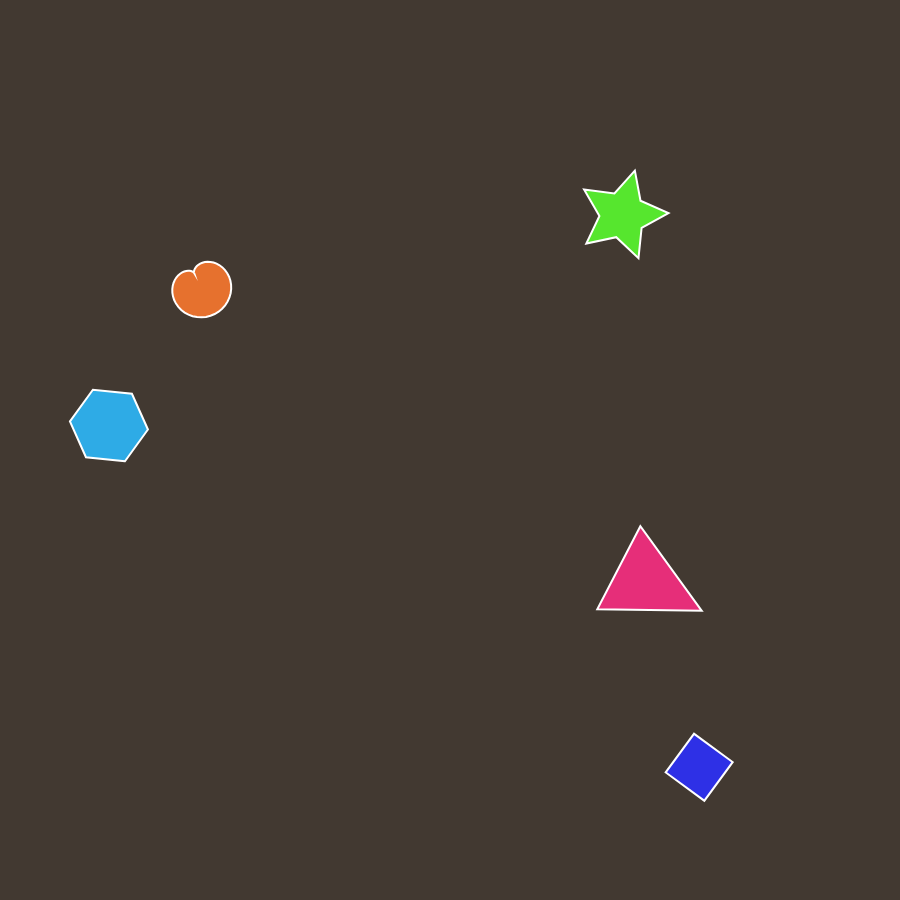
Frame 1 (no input)
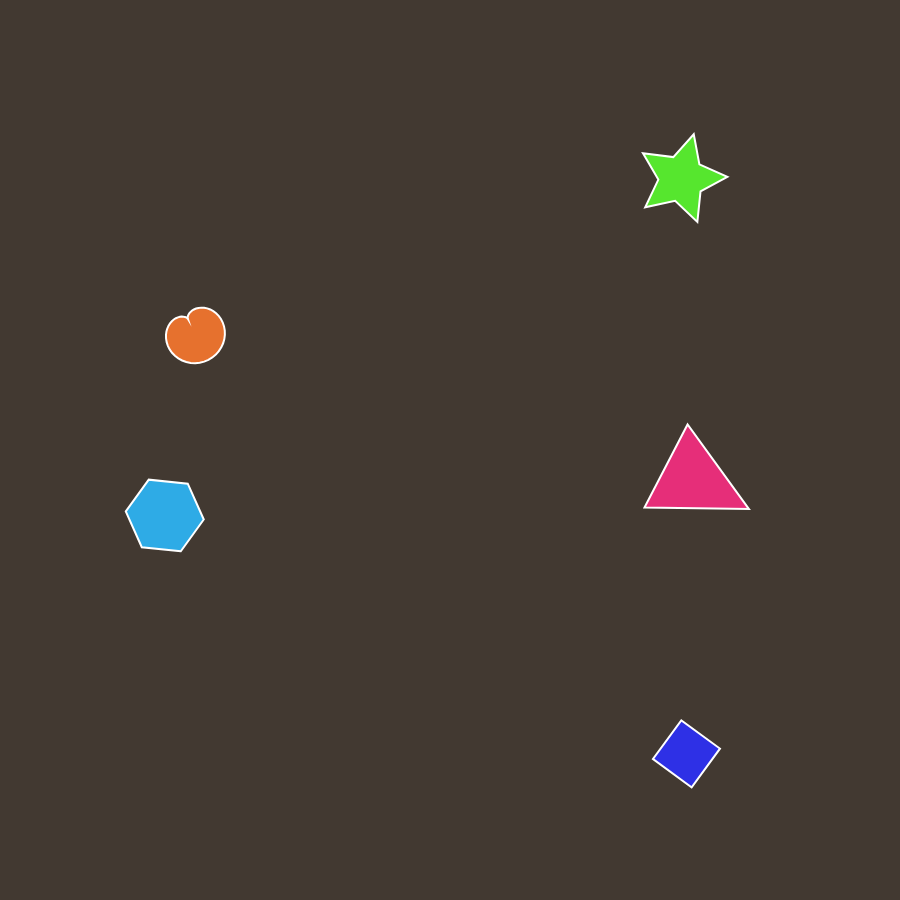
Frame 60 (no input)
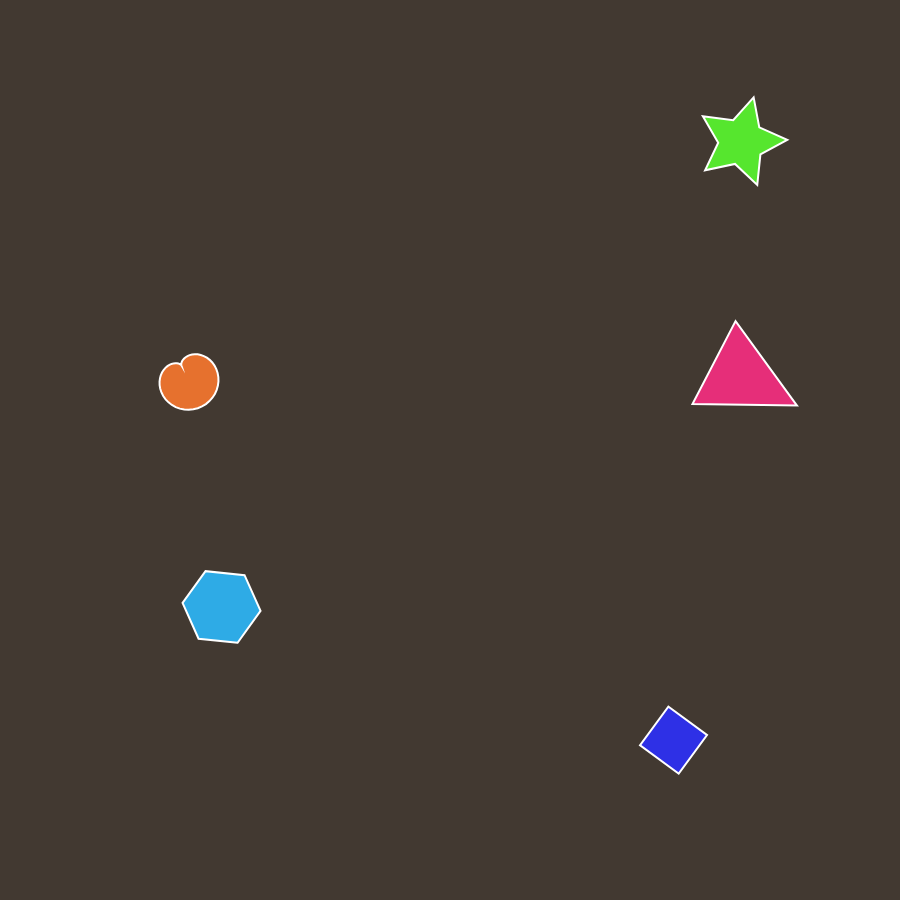
Frame 120 (the mouse pressed at the canvas centre since frame 60)

The p5.js sketch that drew these frames (run headless with seeded random() and noise() and a simulated clock; from frame 60 on, the mouse is pressed at the canvas centre):

// p5.js sketch
// ── sketch.js
// Array to store bouncing shapes
let shapes = [];

function setup() {
  const s = min(windowWidth, windowHeight) * 0.9;
  createCanvas(s, s);
  
  // Create 5 shapes with different types
  const types = ['star', 'heart', 'triangle', 'hexagon', 'square'];
  for (let i = 0; i < 5; i++) {
    shapes.push({
      x: random(50, width - 50),
      y: random(50, height - 50),
      vx: random(-2, 2),
      vy: random(-2, 2),
      size: random(30, 50),
      type: types[i % types.length],
      hue: random(360),
      rotation: random(TWO_PI)
    });
  }
  
  colorMode(HSB);
}

function windowResized() {
  const s = min(windowWidth, windowHeight) * 0.9;
  resizeCanvas(s, s);
}

function draw() {
  background(26, 26, 26);
  
  // Update and draw each shape
  for (let shape of shapes) {
    // Update position
    shape.x += shape.vx;
    shape.y += shape.vy;
    
    // Check boundaries and bounce
    let bounced = false;
    if (shape.x - shape.size < 0 || shape.x + shape.size > width) {
      shape.vx *= -1;
      shape.x = constrain(shape.x, shape.size, width - shape.size);
      bounced = true;
    }
    
    if (shape.y - shape.size < 0 || shape.y + shape.size > height) {
      shape.vy *= -1;
      shape.y = constrain(shape.y, shape.size, height - shape.size);
      bounced = true;
    }
    
    // Change color and size on bounce
    if (bounced) {
      shape.hue = (shape.hue + random(30, 60)) % 360;
      shape.size = random(30, 50);
      shape.rotation = random(TWO_PI);
    }
    
    // Draw the shape
    push();
    translate(shape.x, shape.y);
    rotate(shape.rotation);
    fill(shape.hue, 80, 90);
    stroke(255, 100);
    strokeWeight(2);
    
    drawShape(shape.type, shape.size);
    pop();
  }
}

// Function to draw different shapes
function drawShape(type, size) {
  if (type === 'star') {
    drawStar(0, 0, size / 2, size, 5);
  } else if (type === 'heart') {
    drawHeart(0, 0, size);
  } else if (type === 'triangle') {
    triangle(0, -size, -size, size, size, size);
  } else if (type === 'hexagon') {
    drawPolygon(0, 0, size, 6);
  } else if (type === 'square') {
    rectMode(CENTER);
    rect(0, 0, size * 1.5, size * 1.5);
  }
}

// Draw a star
function drawStar(x, y, radius1, radius2, npoints) {
  let angle = TWO_PI / npoints;
  let halfAngle = angle / 2.0;
  beginShape();
  for (let a = -PI / 2; a < TWO_PI - PI / 2; a += angle) {
    let sx = x + cos(a) * radius2;
    let sy = y + sin(a) * radius2;
    vertex(sx, sy);
    sx = x + cos(a + halfAngle) * radius1;
    sy = y + sin(a + halfAngle) * radius1;
    vertex(sx, sy);
  }
  endShape(CLOSE);
}

// Draw a heart
function drawHeart(x, y, size) {
  beginShape();
  for (let a = 0; a < TWO_PI; a += 0.1) {
    let r = size * (1 - sin(a));
    let hx = x + r * cos(a) * 0.5;
    let hy = y + r * sin(a) * 0.5 - size * 0.3;
    vertex(hx, hy);
  }
  endShape(CLOSE);
}

// Draw a polygon
function drawPolygon(x, y, radius, npoints) {
  let angle = TWO_PI / npoints;
  beginShape();
  for (let a = 0; a < TWO_PI; a += angle) {
    let sx = x + cos(a) * radius;
    let sy = y + sin(a) * radius;
    vertex(sx, sy);
  }
  endShape(CLOSE);
}
